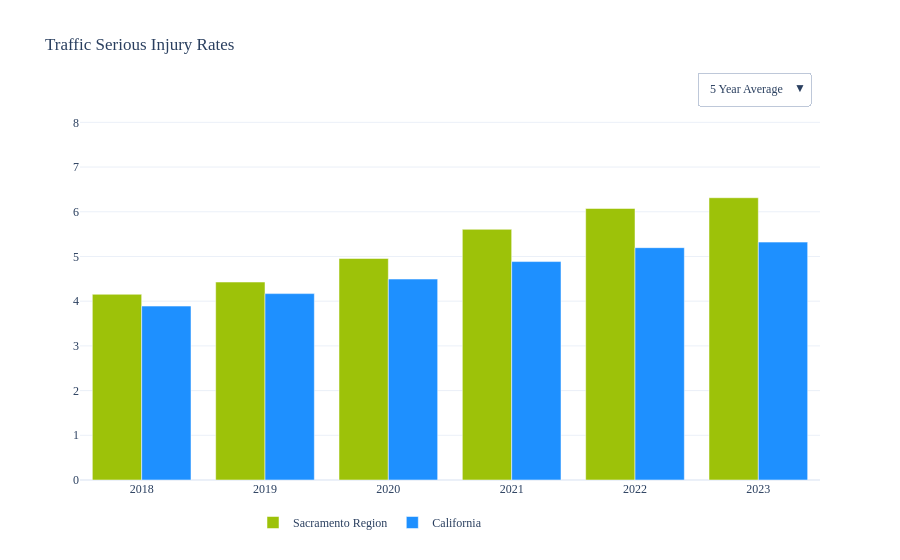

Notebook cell for this chart:
### Code cell
indicator = 'Safety_1'
plot_name = 'toggle_injury_rate'


df_mpo   = pd.read_excel(PATH_PLOTS/'Data'/f"{indicator} MPO TIMS.xlsx"      , sheet_name = 'MPO'      )
df_state = pd.read_excel(PATH_PLOTS/'Data'/f"{indicator} Statewide TIMS.xlsx", sheet_name = 'Statewide')



df_plot1 = df_mpo  .copy()
df_plot2 = df_state.copy()


df_plot1 = df_plot1.rename(columns = {'MPO'  :'Geography'})
df_plot1['Geography'] = 'Sacramento Region'
df_plot2 = df_plot2.rename(columns = {'State':'Geography'})
df_plot2['Geography'] = 'California'

df_plot = pd.concat([df_plot1, df_plot2])
df_plot = df_plot.sort_values(['Geography', 'Year'], ascending = [False, True])
df_plot = df_plot.reset_index(drop = True)
print(df_plot.columns.tolist())

display(df_plot.head(), df_plot.tail())


color_map  = {
    'Sacramento Region': '#9DC209'
    , 'California': '#1E90FF'
}

fig=go.Figure()

for geography, color in color_map.items():
    df_cat = df_plot[df_plot['Geography'] == geography]
    df_cat=df_cat.sort_values('Year',ascending=True)
    df_cat=df_cat.dropna(subset=['Serious injuries 100 mvm_5 Year Rolling Average'])

    fig.add_trace(go.Bar(
        x=df_cat['Year'],
        y=df_cat['Serious injuries 100 mvm_5 Year Rolling Average'],
        name=geography,
        marker=dict(color=color),
        hovertemplate='%{y}'
    ))

for geography, color in color_map.items():
    df_cat = df_plot[df_plot['Geography'] == geography]
    df_cat=df_cat.sort_values('Year',ascending=True)
    df_cat=df_cat.dropna(subset=['Serious injuries 100 mvm'])
    
    fig.add_trace(go.Bar(
        x=df_cat['Year'].astype(str),
        y=df_cat['Serious injuries 100 mvm'],
        name=geography,
        marker=dict(color=color),
        hovertemplate='%{y}',
        visible=False
    ))

# Create buttons for toggling
buttons = [
    dict(
        label='5 Year Average',
        method='update',
        args=[
            {'visible': [True, True,False, False]},
            {'xaxis': {'tickangle': 0}}
        ]
    ),
    dict(
        label='Annual',
        method='update',
        args=[
            {'visible': [False, False, True, True]},
            {'xaxis': {'tickangle': 0}}
        ]
    )
]

# Add dropdown menu to layout
fig.update_layout(
    updatemenus=[
        dict(
            buttons=buttons,
            direction="down",
            pad={"r": 10, "t": 10},
            showactive=True,
            x=1,
            xanchor="right",
            y=1.1,
            yanchor="top"
        )
    ]
)


title = 'Traffic Serious Injury Rates'
fig.update_yaxes(tick0=0, dtick=1, range = [0, 8.5])
fig.update_traces(hovertemplate='%{y}')

fig.update_layout(legend=dict(orientation="h", yanchor="bottom", y=-0.15,xanchor="right", x=0.55))
pt.plot_agol(fig, export, title, indicator, plot_name)

### Figure 1 — Plotly figure (JSON) as saved in the notebook; plotly's stock layout.template omitted (floating-point values rounded to 4 significant figures)
{"data": [{"hovertemplate": "%{y}", "marker": {"color": "#9DC209"}, "name": "Sacramento Region", "type": "bar", "x": [2018, 2019, 2020, 2021, 2022, 2023], "y": [4.154, 4.428, 4.955, 5.607, 6.074, 6.314]}, {"hovertemplate": "%{y}", "marker": {"color": "#1E90FF"}, "name": "California", "type": "bar", "x": [2018, 2019, 2020, 2021, 2022, 2023], "y": [3.89, 4.169, 4.495, 4.886, 5.197, 5.321]}, {"hovertemplate": "%{y}", "marker": {"color": "#9DC209"}, "name": "Sacramento Region", "type": "bar", "visible": false, "x": ["2014", "2015", "2016", "2017", "2018", "2019", "2020", "2021", "2022", "2023"], "y": [3.61, 3.762, 3.916, 4.256, 5.227, 4.978, 6.4, 7.173, 6.594, 6.425]}, {"hovertemplate": "%{y}", "marker": {"color": "#1E90FF"}, "name": "California", "type": "bar", "visible": false, "x": ["2014", "2015", "2016", "2017", "2018", "2019", "2020", "2021", "2022", "2023"], "y": [3.285, 3.516, 3.867, 4.124, 4.656, 4.682, 5.148, 5.818, 5.683, 5.274]}], "layout": {"font": {"family": "Microsoft YaHei"}, "legend": {"orientation": "h", "title": {}, "x": 0.55, "xanchor": "right", "y": -0.15, "yanchor": "bottom"}, "title": {"text": "Traffic Serious Injury Rates"}, "updatemenus": [{"buttons": [{"args": [{"visible": [true, true, false, false]}, {"xaxis": {"tickangle": 0}}], "label": "5 Year Average", "method": "update"}, {"args": [{"visible": [false, false, true, true]}, {"xaxis": {"tickangle": 0}}], "label": "Annual", "method": "update"}], "direction": "down", "pad": {"r": 10, "t": 10}, "showactive": true, "x": 1, "xanchor": "right", "y": 1.1, "yanchor": "top"}], "xaxis": {"tickfont": {"size": 12}, "title": {}}, "yaxis": {"dtick": 1, "range": [0, 8.5], "tick0": 0, "tickfont": {"size": 12}, "title": {}}}}
